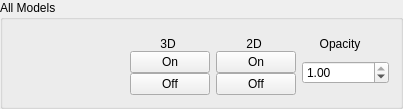
       <widget class="QGroupBox" name="plannedLeadVisWig">
        <property name="title">
         <string>All Models</string>
        </property>
        <layout class="QGridLayout" name="gridLayout_3">
         <property name="horizontalSpacing">
          <number>6</number>
         </property>
         <property name="verticalSpacing">
          <number>0</number>
         </property>
         <item row="2" column="3" rowspan="2">
          <widget class="QDoubleSpinBox" name="allPatientModelsOpacity">
           <property name="sizePolicy">
            <sizepolicy hsizetype="Preferred" vsizetype="Fixed">
             <horstretch>0</horstretch>
             <verstretch>0</verstretch>
            </sizepolicy>
           </property>
           <property name="maximum">
            <double>1.000000000000000</double>
           </property>
           <property name="singleStep">
            <double>0.100000000000000</double>
           </property>
           <property name="value">
            <double>1.000000000000000</double>
           </property>
          </widget>
         </item>
         <item row="2" column="2">
          <widget class="QPushButton" name="allPatientModels2DOn">
           <property name="sizePolicy">
            <sizepolicy hsizetype="Fixed" vsizetype="Fixed">
             <horstretch>0</horstretch>
             <verstretch>0</verstretch>
            </sizepolicy>
           </property>
           <property name="minimumSize">
            <size>
             <width>50</width>
             <height>0</height>
            </size>
           </property>
           <property name="text">
            <string>On</string>
           </property>
           <attribute name="buttonGroup">
            <string notr="true">allModelsButtonGroup</string>
           </attribute>
          </widget>
         </item>
         <item row="3" column="2">
          <widget class="QPushButton" name="allPatientModels2DOff">
           <property name="sizePolicy">
            <sizepolicy hsizetype="Fixed" vsizetype="Fixed">
             <horstretch>0</horstretch>
             <verstretch>0</verstretch>
            </sizepolicy>
           </property>
           <property name="minimumSize">
            <size>
             <width>50</width>
             <height>0</height>
            </size>
           </property>
           <property name="text">
            <string>Off</string>
           </property>
           <attribute name="buttonGroup">
            <string notr="true">allModelsButtonGroup</string>
           </attribute>
          </widget>
         </item>
         <item row="2" column="1">
          <widget class="QPushButton" name="allPatientModels3DOn">
           <property name="sizePolicy">
            <sizepolicy hsizetype="Fixed" vsizetype="Fixed">
             <horstretch>0</horstretch>
             <verstretch>0</verstretch>
            </sizepolicy>
           </property>
           <property name="minimumSize">
            <size>
             <width>50</width>
             <height>0</height>
            </size>
           </property>
           <property name="text">
            <string>On</string>
           </property>
           <attribute name="buttonGroup">
            <string notr="true">allModelsButtonGroup</string>
           </attribute>
          </widget>
         </item>
         <item row="3" column="1">
          <widget class="QPushButton" name="allPatientModels3DOff">
           <property name="sizePolicy">
            <sizepolicy hsizetype="Fixed" vsizetype="Fixed">
             <horstretch>0</horstretch>
             <verstretch>0</verstretch>
            </sizepolicy>
           </property>
           <property name="minimumSize">
            <size>
             <width>50</width>
             <height>0</height>
            </size>
           </property>
           <property name="text">
            <string>Off</string>
           </property>
           <attribute name="buttonGroup">
            <string notr="true">allModelsButtonGroup</string>
           </attribute>
          </widget>
         </item>
         <item row="2" column="0">
          <widget class="QLabel" name="label_41">
           <property name="sizePolicy">
            <sizepolicy hsizetype="Fixed" vsizetype="Preferred">
             <horstretch>0</horstretch>
             <verstretch>0</verstretch>
            </sizepolicy>
           </property>
           <property name="minimumSize">
            <size>
             <width>110</width>
             <height>0</height>
            </size>
           </property>
           <property name="font">
            <font>
             <family>Arial</family>
             <pointsize>12</pointsize>
             <weight>75</weight>
             <bold>true</bold>
            </font>
           </property>
           <property name="text">
            <string/>
           </property>
           <property name="indent">
            <number>10</number>
           </property>
          </widget>
         </item>
         <item row="1" column="0" colspan="4">
          <widget class="QWidget" name="widget_19" native="true">
           <layout class="QGridLayout" name="gridLayout_54">
            <property name="topMargin">
             <number>0</number>
            </property>
            <property name="bottomMargin">
             <number>0</number>
            </property>
            <property name="verticalSpacing">
             <number>0</number>
            </property>
            <item row="0" column="3">
             <widget class="QLabel" name="label_83">
              <property name="sizePolicy">
               <sizepolicy hsizetype="Fixed" vsizetype="Preferred">
                <horstretch>0</horstretch>
                <verstretch>0</verstretch>
               </sizepolicy>
              </property>
              <property name="minimumSize">
               <size>
                <width>80</width>
                <height>0</height>
               </size>
              </property>
              <property name="text">
               <string>Opacity</string>
              </property>
              <property name="alignment">
               <set>Qt::AlignBottom|Qt::AlignHCenter</set>
              </property>
             </widget>
            </item>
            <item row="0" column="2">
             <widget class="QLabel" name="label_46">
              <property name="sizePolicy">
               <sizepolicy hsizetype="Fixed" vsizetype="Preferred">
                <horstretch>0</horstretch>
                <verstretch>0</verstretch>
               </sizepolicy>
              </property>
              <property name="minimumSize">
               <size>
                <width>80</width>
                <height>0</height>
               </size>
              </property>
              <property name="text">
               <string>2D</string>
              </property>
              <property name="alignment">
               <set>Qt::AlignBottom|Qt::AlignHCenter</set>
              </property>
             </widget>
            </item>
            <item row="0" column="1">
             <widget class="QLabel" name="label_45">
              <property name="sizePolicy">
               <sizepolicy hsizetype="Fixed" vsizetype="Preferred">
                <horstretch>0</horstretch>
                <verstretch>0</verstretch>
               </sizepolicy>
              </property>
              <property name="minimumSize">
               <size>
                <width>80</width>
                <height>0</height>
               </size>
              </property>
              <property name="text">
               <string>3D</string>
              </property>
              <property name="alignment">
               <set>Qt::AlignBottom|Qt::AlignHCenter</set>
              </property>
             </widget>
            </item>
            <item row="0" column="0">
             <spacer name="horizontalSpacer_25">
              <property name="orientation">
               <enum>Qt::Horizontal</enum>
              </property>
              <property name="sizeType">
               <enum>QSizePolicy::Fixed</enum>
              </property>
              <property name="sizeHint" stdset="0">
               <size>
                <width>105</width>
                <height>20</height>
               </size>
              </property>
             </spacer>
            </item>
           </layout>
          </widget>
         </item>
         <item row="3" column="0">
          <spacer name="horizontalSpacer_26">
           <property name="orientation">
            <enum>Qt::Horizontal</enum>
           </property>
           <property name="sizeType">
            <enum>QSizePolicy::Fixed</enum>
           </property>
           <property name="sizeHint" stdset="0">
            <size>
             <width>105</width>
             <height>0</height>
            </size>
           </property>
          </spacer>
         </item>
        </layout>
       </widget>
